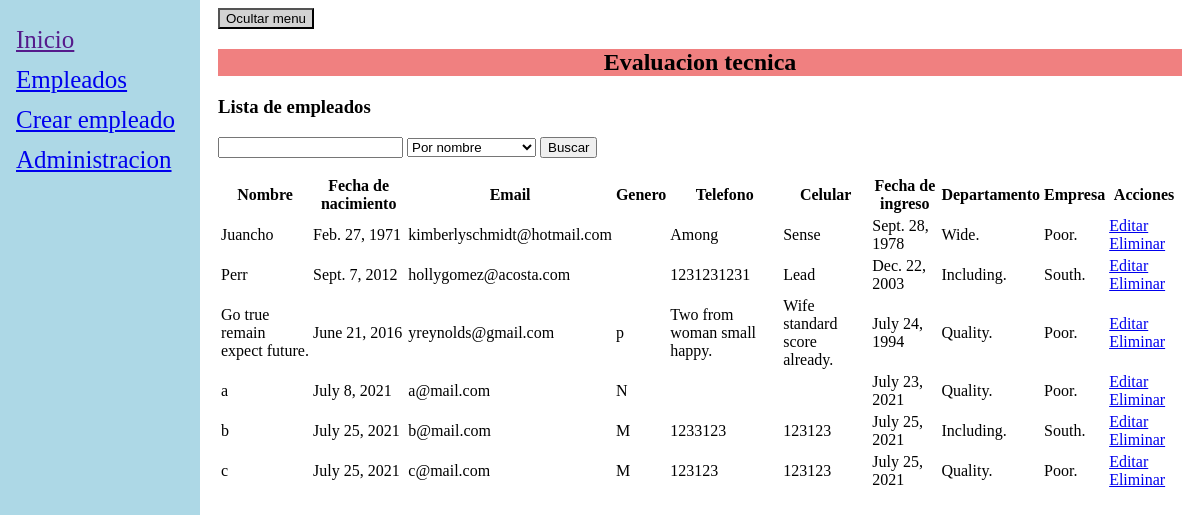
The app's page /list_employees/ with its own data.
### EmployeesManagement/models.py (models this page shows, shortened)
class Empleados(models.Model):
    nombre = models.CharField(max_length=30)
    fecha_nacimiento = models.DateField()
    email = models.EmailField()
    genero = models.CharField(max_length=1, null=True, blank=True)
    telefono = models.CharField(max_length=30, null=True, blank=True)
    celular = models.CharField(max_length=30, null=True, blank=True)
    fecha_ingreso = models.DateField()
    departamento = models.ForeignKey(Departamentos, default="", on_delete=models.CASCADE)

class Departamentos(models.Model):
    departamento = models.CharField(max_length=20)
    empresa = models.ForeignKey(Empresas, default="", on_delete=models.CASCADE)
    def __str__(self):
        return self.departamento

class Empresas(models.Model):
    empresa = models.CharField(max_length=20)
    def __str__(self):
        return self.empresa

### EvaluacionTecnica/views.py (the view)
# urls.py: path('list_employees/', views.list_employees),
def list_employees(request):
    empleados = Empleados.objects.all()
    return render(request, 'listEmployees.html', {'empleados':empleados})

### EvaluacionTecnica/templates/listEmployees.html (shortened to what this page needs)
{% extends "masterTemplate.html" %}
{% block content %}
<h3>Lista de empleados</h3>
<form action="/buscar/" method="get">
    <input type="text" name="searchEMp">
    <select name="tipo" id="tipo">
        <option value="1">Por nombre</option>
    </select>
    <input type="submit" value="Buscar">
</form>
<table id="table_db" class="table table-bordered table-hover">
    <thead>
        <tr>
            <th>Nombre</th>
            <th>Fecha de nacimiento</th>
            <th>Email</th>
            <th>Genero</th>
            <th>Telefono</th>
            <th>Celular</th>
            <th>Fecha de ingreso</th>
            <th>Departamento</th>
            <th>Empresa</th>
            <th>Acciones</th>
        </tr>
        <tbody>
            {% for emp in empleados %}
            <tr>
                <td>{{emp.nombre}}</td>
                <td>{{emp.fecha_nacimiento}}</td>
                <td>{{emp.email}}</td>
                <td>{{emp.genero}}</td>
                <td>{{emp.telefono}}</td>
                <td>{{emp.celular}}</td>
                <td>{{emp.fecha_ingreso}}</td>
                <td>{{emp.departamento}}</td>
                <td>{{emp.departamento.empresa}}</td>
                <td>
                    <a href="/editar/{{emp.id}}">Editar</a>
                    <a href="/eliminar/{{emp.id}}">Eliminar</a>
                </td>
            </tr>
            {% endfor %}
        </tbody>
    </thead>
</table>
{% endblock %}

### EvaluacionTecnica/templates/masterTemplate.html (shortened to what this page needs)
<html>
  <head>
  </head>
  <body>
    <div id="sidenav" class="sidenav">
      <a href="">Inicio</a>
      <a href="/list_employees">Empleados</a>
      <a href="/form_employees">Crear empleado</a>
      <a href="/admin">Administracion</a>
    </div>
    <div id="content" name="content" class="main">
      <button
        id="btnMenu"
        onclick="showMenu();"
        value="Ver menu"
        style="background-color: lightgray"
      >
        Ocultar menu
      </button>
      <h2 style="background-color: lightcoral; text-align: center">
        Evaluacion tecnica
      </h2>
      {% block content %} {% endblock %}
    </div>
  </body>
</html>

### EvaluacionTecnica/templates/masterTemplate.html (style rules this page uses)
.sidenav { height: 100%; width: 200; position: fixed; top: 0; left: 0; background-color: lightblue; padding-top: 20px; display: block; }
.sidenav a { padding: 6px 8px 6px 16px; font-size: 25px; display: block; }
.main { margin-left: 200; padding: 0px 10px; }

### records on screen
Empleados: nombre "Juancho", fecha_nacimiento "Feb. 27, 1971", email "kimberlyschmidt@hotmail.com", telefono "Among", celular "Sense", fecha_ingreso "Sept. 28, 1978", departamento "Wide.", departamento.empresa "Poor."
Empleados: nombre "Perr", fecha_nacimiento "Sept. 7, 2012", email "hollygomez@acosta.com", telefono "1231231231", celular "Lead", fecha_ingreso "Dec. 22, 2003", departamento "Including.", departamento.empresa "South."
Empleados: nombre "Go true remain expect future.", fecha_nacimiento "June 21, 2016", email "yreynolds@gmail.com", genero "p", telefono "Two from woman small happy.", celular "Wife standard score already.", fecha_ingreso "July 24, 1994", departamento "Quality.", departamento.empresa "Poor."
Empleados: nombre "a", fecha_nacimiento "July 8, 2021", email "a@mail.com", genero "N", fecha_ingreso "July 23, 2021", departamento "Quality.", departamento.empresa "Poor."
Empleados: nombre "b", fecha_nacimiento "July 25, 2021", email "b@mail.com", genero "M", telefono "1233123", celular "123123", fecha_ingreso "July 25, 2021", departamento "Including.", departamento.empresa "South."
Empleados: nombre "c", fecha_nacimiento "July 25, 2021", email "c@mail.com", genero "M", telefono "123123", celular "123123", fecha_ingreso "July 25, 2021", departamento "Quality.", departamento.empresa "Poor."
